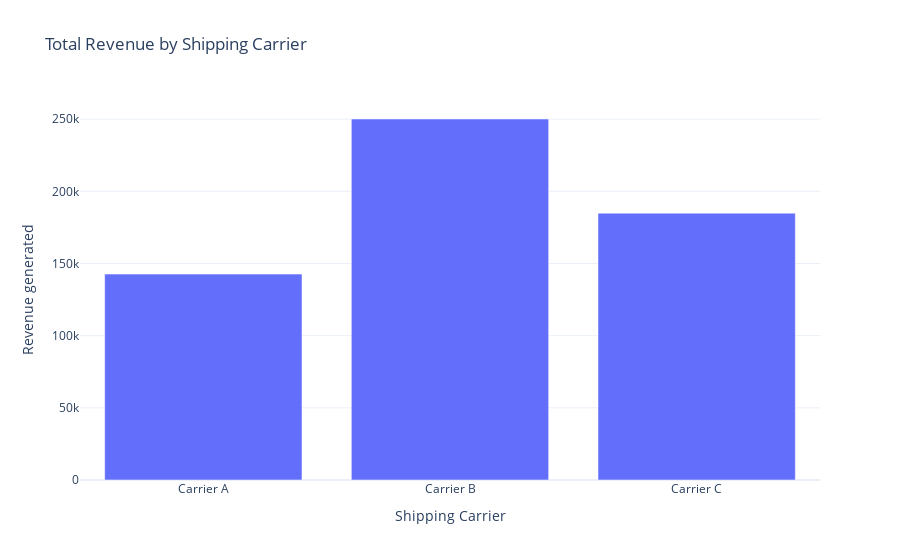

Source (notebook cell):
### Code cell
fig=go.Figure()
fig.add_trace(go.Bar(x=total_revenue['Shipping carriers'],y=total_revenue['Revenue generated']))
fig.update_layout(title='Total Revenue by Shipping Carrier',xaxis_title='Shipping Carrier',yaxis_title='Revenue generated')
fig.show()

### Figure 1 — Plotly figure (JSON) as saved in the notebook; plotly's stock layout.template omitted (floating-point values rounded to 4 significant figures)
{"data": [{"type": "bar", "x": ["Carrier A", "Carrier B", "Carrier C"], "y": [142600.0, 250100.0, 184900.0]}], "layout": {"autosize": true, "title": {"text": "Total Revenue by Shipping Carrier"}, "xaxis": {"autorange": true, "range": [-0.5, 2.5], "title": {"text": "Shipping Carrier"}, "type": "category"}, "yaxis": {"autorange": true, "range": [0, 263300.0], "title": {"text": "Revenue generated"}, "type": "linear"}}}
